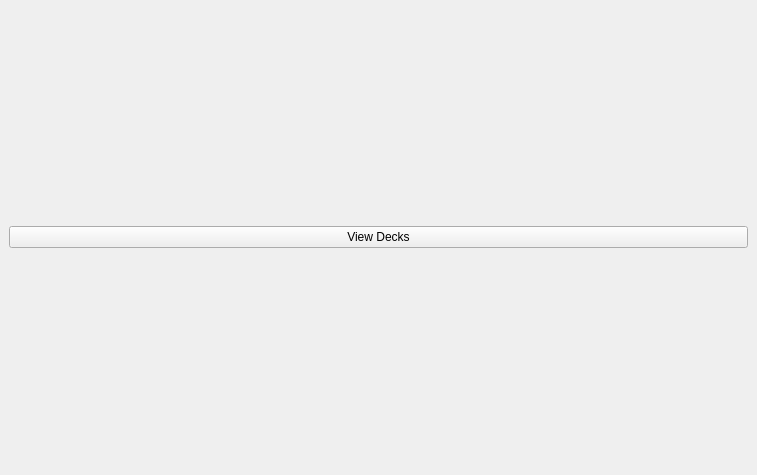
<?xml version="1.0" encoding="UTF-8"?>
<ui version="4.0">
 <class>MainWindow</class>
 <widget class="QMainWindow" name="MainWindow">
  <property name="geometry">
   <rect>
    <x>0</x>
    <y>0</y>
    <width>757</width>
    <height>475</height>
   </rect>
  </property>
  <property name="windowTitle">
   <string/>
  </property>
  <widget class="QWidget" name="centralwidget">
   <layout class="QVBoxLayout" name="verticalLayout">
    <item>
     <widget class="QPushButton" name="viewBtn">
      <property name="text">
       <string>View Decks</string>
      </property>
     </widget>
    </item>
   </layout>
  </widget>
 </widget>
 <resources/>
 <connections/>
</ui>
